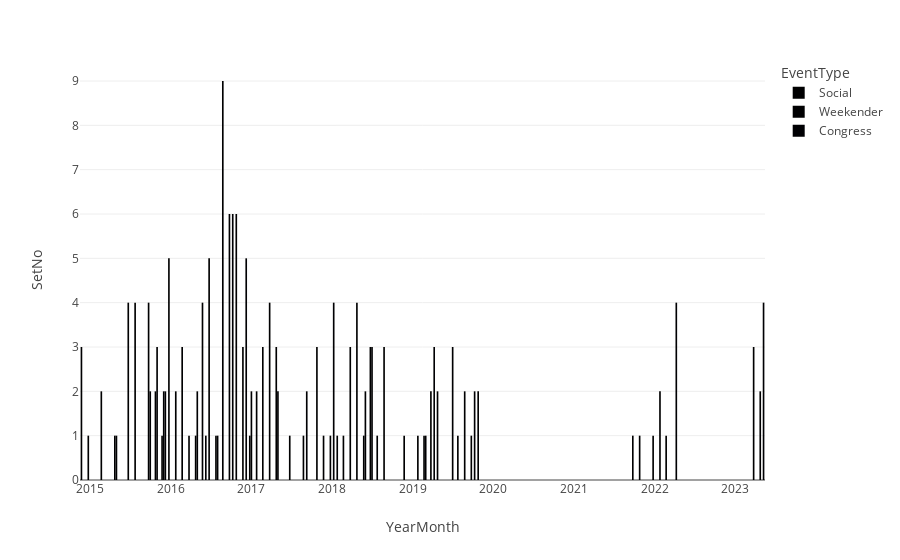

Notebook cell for this chart:
### Code cell
fig = px.bar(dff, x="YearMonth", y="SetNo", color="EventType", barmode="group")
fig.show()

### Figure 1 — Plotly figure (JSON) as saved in the notebook; plotly's stock layout.template omitted (floating-point values rounded to 4 significant figures)
{"data": [{"alignmentgroup": "True", "hovertemplate": "EventType=Social<br>YearMonth=%{x}<br>SetNo=%{y}<extra></extra>", "legendgroup": "Social", "marker": {"color": "#000001", "pattern": {"shape": ""}}, "name": "Social", "offsetgroup": "Social", "orientation": "v", "showlegend": true, "textposition": "auto", "type": "bar", "x": ["2014-12", "2015-01", "2015-03", "2015-05", "2015-07", "2015-08", "2015-10", "2015-11", "2015-12", "2016-01", "2016-02", "2016-03", "2016-04", "2016-05", "2016-06", "2016-07", "2016-08", "2016-09", "2016-10", "2016-11", "2016-12", "2017-01", "2017-02", "2017-03", "2017-04", "2017-05", "2017-07", "2017-09", "2017-11", "2017-12", "2018-01", "2018-02", "2018-03", "2018-04", "2018-05", "2018-06", "2018-07", "2018-08", "2018-09", "2018-12", "2019-02", "2019-03", "2019-04", "2019-05", "2019-08", "2019-09", "2019-10", "2019-11", "2021-10", "2021-11", "2022-01", "2022-02", "2022-03", "2023-04", "2023-05"], "xaxis": "x", "y": [3, 1, 2, 1, 4, 4, 4, 2, 1, 5, 2, 3, 1, 1, 4, 5, 1, 9, 6, 6, 3, 1, 2, 3, 4, 3, 1, 1, 3, 1, 1, 1, 1, 3, 4, 1, 3, 1, 3, 1, 1, 1, 2, 2, 1, 2, 1, 2, 1, 1, 1, 2, 1, 3, 2], "yaxis": "y"}, {"alignmentgroup": "True", "hovertemplate": "EventType=Weekender<br>YearMonth=%{x}<br>SetNo=%{y}<extra></extra>", "legendgroup": "Weekender", "marker": {"color": "#000002", "pattern": {"shape": ""}}, "name": "Weekender", "offsetgroup": "Weekender", "orientation": "v", "showlegend": true, "textposition": "auto", "type": "bar", "x": ["2015-05", "2015-10", "2015-11", "2015-12", "2016-05", "2016-08", "2017-01", "2017-05", "2018-06", "2018-07", "2019-03", "2019-07"], "xaxis": "x", "y": [1, 2, 3, 2, 2, 1, 2, 2, 2, 3, 1, 3], "yaxis": "y"}, {"alignmentgroup": "True", "hovertemplate": "EventType=Congress<br>YearMonth=%{x}<br>SetNo=%{y}<extra></extra>", "legendgroup": "Congress", "marker": {"color": "#000003", "pattern": {"shape": ""}}, "name": "Congress", "offsetgroup": "Congress", "orientation": "v", "showlegend": true, "textposition": "auto", "type": "bar", "x": ["2015-12", "2016-06", "2016-10", "2016-12", "2017-09", "2018-01", "2019-04", "2019-10", "2022-04", "2023-05"], "xaxis": "x", "y": [2, 1, 6, 5, 2, 4, 3, 2, 4, 4], "yaxis": "y"}], "layout": {"barmode": "group", "legend": {"title": {"text": "EventType"}, "tracegroupgap": 0}, "margin": {"t": 60}, "xaxis": {"anchor": "y", "domain": [0, 1], "title": {"text": "YearMonth"}}, "yaxis": {"anchor": "x", "domain": [0, 1], "title": {"text": "SetNo"}}}}
